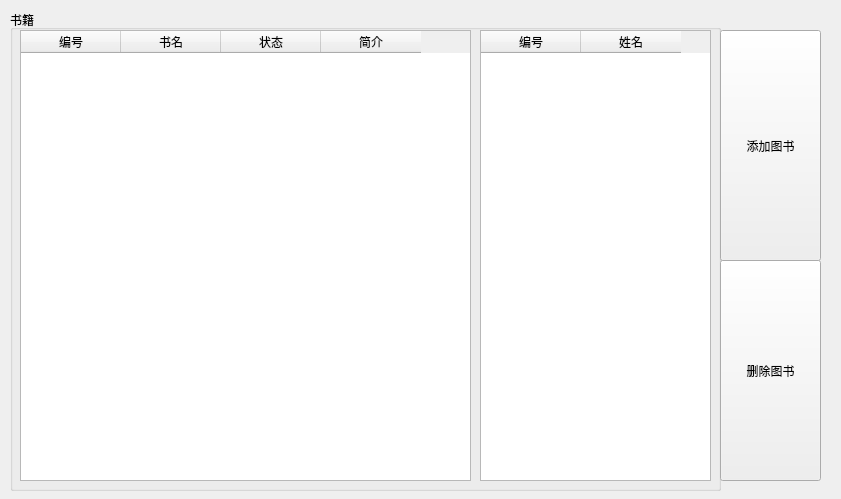
<?xml version="1.0" encoding="UTF-8"?>
<ui version="4.0">
 <class>admin</class>
 <widget class="QWidget" name="admin">
  <property name="geometry">
   <rect>
    <x>0</x>
    <y>0</y>
    <width>841</width>
    <height>499</height>
   </rect>
  </property>
  <property name="windowTitle">
   <string>Form</string>
  </property>
  <widget class="QGroupBox" name="groupBox">
   <property name="geometry">
    <rect>
     <x>10</x>
     <y>10</y>
     <width>711</width>
     <height>481</height>
    </rect>
   </property>
   <property name="title">
    <string>书籍</string>
   </property>
   <widget class="QTableWidget" name="book">
    <property name="geometry">
     <rect>
      <x>10</x>
      <y>20</y>
      <width>451</width>
      <height>451</height>
     </rect>
    </property>
    <column>
     <property name="text">
      <string>编号</string>
     </property>
    </column>
    <column>
     <property name="text">
      <string>书名</string>
     </property>
    </column>
    <column>
     <property name="text">
      <string>状态</string>
     </property>
    </column>
    <column>
     <property name="text">
      <string>简介</string>
     </property>
    </column>
   </widget>
   <widget class="QTableWidget" name="name">
    <property name="geometry">
     <rect>
      <x>470</x>
      <y>20</y>
      <width>231</width>
      <height>451</height>
     </rect>
    </property>
    <column>
     <property name="text">
      <string>编号</string>
     </property>
    </column>
    <column>
     <property name="text">
      <string>姓名</string>
     </property>
    </column>
   </widget>
  </widget>
  <widget class="QPushButton" name="addbook">
   <property name="geometry">
    <rect>
     <x>720</x>
     <y>30</y>
     <width>101</width>
     <height>231</height>
    </rect>
   </property>
   <property name="text">
    <string>添加图书</string>
   </property>
  </widget>
  <widget class="QPushButton" name="delbook">
   <property name="geometry">
    <rect>
     <x>720</x>
     <y>260</y>
     <width>101</width>
     <height>221</height>
    </rect>
   </property>
   <property name="text">
    <string>删除图书</string>
   </property>
  </widget>
 </widget>
 <resources/>
 <connections/>
</ui>
